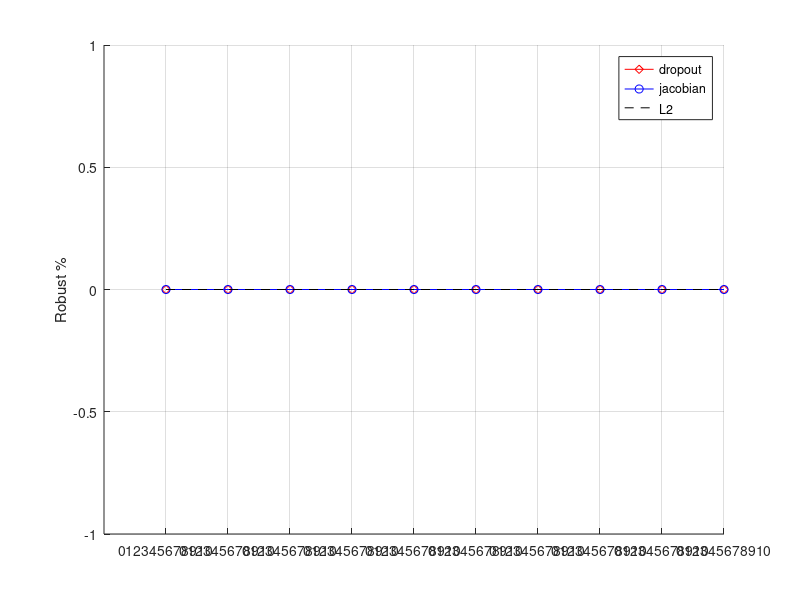
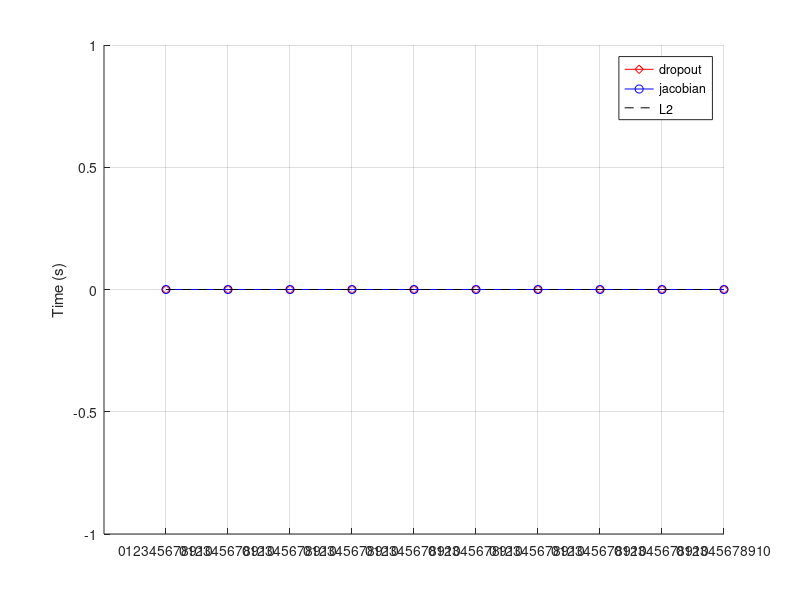
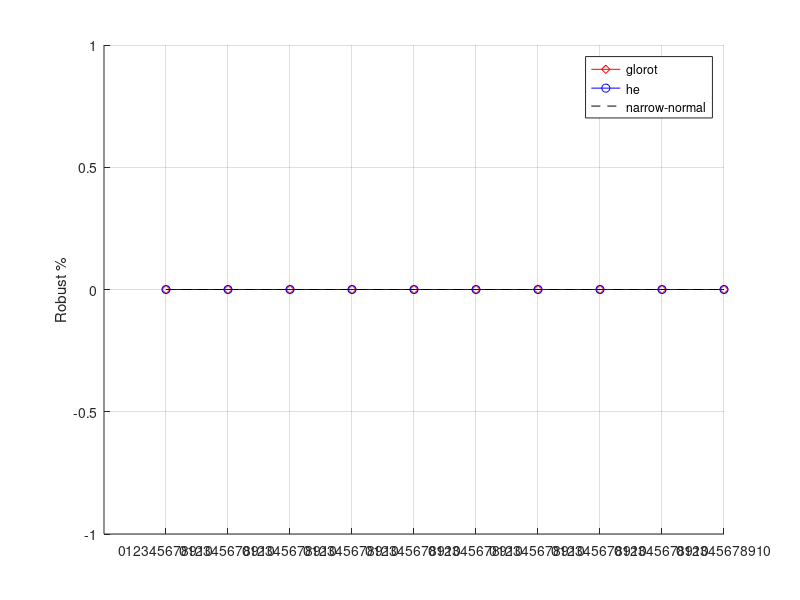
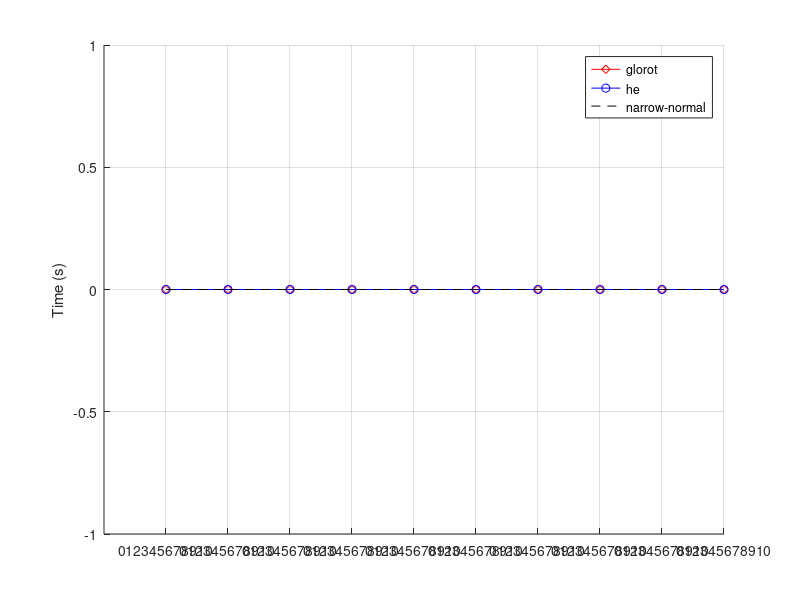

Here is the MATLAB script that generated these plots, in order:
%% Process results
results_folder = dir('results');

% N = 45;

% first load all results
N = length(results_folder)-2;
allRes = cell(N,2);

for i=3:N+2
    ind_res = load(['results', filesep, results_folder(i).name]);
    allRes{i-2,1} = ind_res.res;
    allRes{i-2,2} = results_folder(i).name;
end

%% Analysis per class

% res indexes per class
zero  = [1:10, 101:110];
one   = [11:20, 111:120];
two   = [21:30, 121:130];
three = [31:40, 131:140];
four  = [41:50, 141:150];
five  = [51:60, 151:160];
six   = [61:70, 161:170];
seven = [71:80, 171:180];
eight = [81:90, 181:190];
nine  = [91:100, 191:200];

classes = [zero; one; two; three; four; five; six; seven; eight; nine];

numClasses = 10;
classRes = zeros(numClasses,4);

% Process results per class
for c = 1:numClasses
    idxs = classes(c,:);
    Rob = 0; Unk = 0; Norob = 0; Avgtime = 0;
    for i=1:N
        [rob, unk, norob, time] = process_model_res(allRes{i,1}, idxs);
        Rob = Rob + rob; Unk = Unk + unk; 
        Norob = Norob + norob; Avgtime = Avgtime + time;
    end
    Avgtime = Avgtime/N;
    classRes(c,:) = [Rob, Unk, Norob, Avgtime];
end

%% Analysis per regularizer

regs = ["dropout", "jacobian", "l2"];
Nregs = length(regs);
regRes = zeros(Nregs,4); % dropout, jacobian, l2
idxs = 1:300; % all indexes for the rest of the results

for r = 1:Nregs
    Rob = 0; Unk = 0; Norob = 0; Avgtime = 0;
    count = 0;
    for i=1:N
        if contains(allRes{i,2}, regs(r))
            [rob, unk, norob, time] = process_model_res(allRes{i,1}, idxs);
            Rob = Rob + rob; Unk = Unk + unk; 
            Norob = Norob + norob; Avgtime = Avgtime + time;
            count = count + 1;
        end
    end
    Avgtime = Avgtime/count;
    regRes(r,:) = [Rob, Unk, Norob, Avgtime];
end

%% Analysis per initialization scheme

inits = ["glorot", "he", "narrow"]; 
Ninits = length(inits);
initRes = zeros(Ninits,4);
idxs = 1:300; % all indexes for the rest of the results

for r = 1:Ninits
    Rob = 0; Unk = 0; Norob = 0; Avgtime = 0;
    count = 0;
    for i=1:N
        if contains(allRes{i,2}, inits(r))
            [rob, unk, norob, time] = process_model_res(allRes{i,1}, idxs);
            Rob = Rob + rob; Unk = Unk + unk; 
            Norob = Norob + norob; Avgtime = Avgtime + time;
            count = count + 1;
        end
    end
    Avgtime = Avgtime/count;
    initRes(r,:) = [Rob, Unk, Norob, Avgtime];
end

%% Analysis per seed (0,1,2,3,4)

seeds = ["0", "1", "2", "3", "4"]; 
Nseeds = length(seeds);
seedRes = zeros(Nseeds,4);
idxs = 1:300; % all indexes for the rest of the results

for i=1:N
    loc_seed = mod(i,5);
    if loc_seed == 0
        loc_seed = 5;
    end
    [rob, unk, norob, time] = process_model_res(allRes{i,1}, idxs);
    seedRes(loc_seed, 1) = seedRes(loc_seed, 1)  + rob/2700;
    seedRes(loc_seed, 2) = seedRes(loc_seed, 2)  + unk/2700;
    seedRes(loc_seed, 3) = seedRes(loc_seed, 3)  + norob/2700;
    seedRes(loc_seed, 4) = seedRes(loc_seed, 4)  + time/9;
end


%% Analysis per reg, per init (3 x 3)

% Order:
% dropout (glorot -> he -> narrow) -> jacobian (glorot -> he -> narrow) -> L2 (glorot -> he -> narrow)

regInitRes = zeros(Ninits*Nregs,4);
idxs = 1:300; % all indexes for the rest of the results

for i=1:N
    combo = ceil(i/5);
    [rob, unk, norob, time] = process_model_res(allRes{i,1}, idxs);
    regInitRes(combo,1) = regInitRes(combo,1) + rob; % robust
    regInitRes(combo,2) = regInitRes(combo,2) + unk; % unknown
    regInitRes(combo,3) = regInitRes(combo,3) + norob; % not robust
    regInitRes(combo,4) = regInitRes(combo,4) + time; % computation time
end
regInitRes(:,4) = regInitRes(:,4)/5; % 5 = number of models per combo


%% Analysis per reg per class

% Order:
% dropout (1,2,3,4,5,6) -> jacobian (1,2,3,4,5,6) -> L2 (1,2,3,4,5,6)

regClassRes = zeros(numClasses*Nregs,4);

% Process results per class
for c = 1:numClasses
    idxs = classes(c,:);
    for i=1:N
        [rob, unk, norob, time] = process_model_res(allRes{i,1}, idxs);
        if contains(allRes{i,2}, "dropout")
            regClassRes(c,1) = regClassRes(c,1) + rob;
            regClassRes(c,2) = regClassRes(c,2) + unk;
            regClassRes(c,3) = regClassRes(c,3) + norob;
            regClassRes(c,4) = regClassRes(c,4) + time;
        elseif contains(allRes{i,2}, "jacobian")
            regClassRes(c+numClasses,1) = regClassRes(c+numClasses,1) + rob;
            regClassRes(c+numClasses,2) = regClassRes(c+numClasses,2) + unk;
            regClassRes(c+numClasses,3) = regClassRes(c+numClasses,3) + norob;
            regClassRes(c+numClasses,4) = regClassRes(c+numClasses,4) + time;
        else % L2
            regClassRes(c+numClasses*2,1) = regClassRes(c+numClasses*2,1) + rob;
            regClassRes(c+numClasses*2,2) = regClassRes(c+numClasses*2,2) + unk;
            regClassRes(c+numClasses*2,3) = regClassRes(c+numClasses*2,3) + norob;
            regClassRes(c+numClasses*2,4) = regClassRes(c+numClasses*2,4) + time;
        end
    end
end
regClassRes(:,4) = regClassRes(:,4)/15; % (5 models per init, so 15 models total)


%% Analysis per reg per init per class

regInitClassRes = zeros(numClasses*Nregs*Ninits,4);
% dropout (1 to 18)
% jacobian (19 to 36)
% l2 (37 to 54)

for i=1:N
    combo = floor((i-1)/5);
    for c = 1:numClasses
        idxs = classes(c,:);
        [rob, unk, norob, time] = process_model_res(allRes{i,1}, idxs);
        regInitClassRes(combo*numClasses+c,1) = regInitClassRes(combo*numClasses+c,1) + rob; % robust
        regInitClassRes(combo*numClasses+c,2) = regInitClassRes(combo*numClasses+c,2) + unk; % unknown
        regInitClassRes(combo*numClasses+c,3) = regInitClassRes(combo*numClasses+c,3) + norob; % not robust
        regInitClassRes(combo*numClasses+c,4) = regInitClassRes(combo*numClasses+c,4) + time; % computation time
    end
end
regInitClassRes(:,4) = regInitClassRes(:,4)/5; % 5 = number of models per combo

classNames = ["0", "1", "2", "3", "4", "5", "6", "7", "8", "9", "10"];


%% Visualize results


%% Compare regularization vs classes (TODO)

dropout_class = regInitClassRes(1:10,:) + regInitClassRes(11:20,:) + regInitClassRes(21:30,:);
dropout_class(:,4) = dropout_class(:,4)/15; % compute average time
dropout_class(:,1:3) = dropout_class(:,1:3)/300; % total number of instances (plot as percentage)
jacobian_class = regInitClassRes(31:40,:) + regInitClassRes(41:50,:) + regInitClassRes(51:60,:);
jacobian_class(:,4) = jacobian_class(:,4)/15;
jacobian_class(:,1:3) = jacobian_class(:,1:3)/300; % total number of instanes (plot as percentage)
l2_class= regInitClassRes(61:70,:) + regInitClassRes(71:80,:) + regInitClassRes(81:90,:);
l2_class(:,4) = l2_class(:,4)/15;
l2_class(:,1:3) = l2_class(:,1:3)/300; % total number of instanes (plot as percentage)

% Create figure
figure;
grid;hold on;
plot(1:numClasses, dropout_class(:,1),'r-d');
plot(1:numClasses, jacobian_class(:,1),'b-o');
plot(1:numClasses, l2_class(:,1),'k--');
set(gca, 'xtick', 1:numClasses)
set(gca, 'xticklabel', classNames);
% set(gca, "YTick", 0.9:0.01:1);
% ylim([0.925, 1.005])
ylabel("Robust %");
legend('dropout','jacobian', 'L2', 'Location','best');
exportgraphics(gca, "plots/regRes_vs_class.pdf",'ContentType','vector');

% Create figure
figure;
grid;hold on;
plot(1:numClasses, dropout_class(:,4),'r-d');
plot(1:numClasses, jacobian_class(:,4),'b-o');
plot(1:numClasses, l2_class(:,4),'k--');
set(gca, 'xtick', 1:numClasses)
set(gca, 'xticklabel', classNames);
ylabel("Time (s)")
legend('dropout','jacobian', 'L2', 'Location','best');
exportgraphics(gca, "plots/regTime_vs_class.pdf",'ContentType','vector');


%% Compare initializers vs classes (TODO)

glorot_class = regInitClassRes(1:10,:) + regInitClassRes(31:40,:) + regInitClassRes(61:70,:);
glorot_class(:,4) = glorot_class(:,4)/15; % compute average time
glorot_class(:,1:3) = glorot_class(:,1:3)/300; % total number of instanes (plot as percentage)
he_class = regInitClassRes(11:20,:) + regInitClassRes(41:50,:) + regInitClassRes(71:80,:) ;
he_class(:,4) = he_class(:,4)/15;
he_class(:,1:3) = he_class(:,1:3)/300; % total number of instanes (plot as percentage)
narrow_class = regInitClassRes(21:30,:) + regInitClassRes(51:60,:) + regInitClassRes(81:90,:);
narrow_class(:,4) = narrow_class(:,4)/15;
narrow_class(:,1:3) = narrow_class(:,1:3)/300; % total number of instanes (plot as percentage)

% Create figure
figure;
grid;hold on;
plot(1:numClasses, glorot_class(:,1),'r-d');
plot(1:numClasses, he_class(:,1),'b-o');
plot(1:numClasses, narrow_class(:,1),'k--');
set(gca, 'xtick', 1:numClasses)
set(gca, 'xticklabel', classNames);
% set(gca, "YTick", 0.9:0.01:1);
% ylim([0.925, 1.005])
ylabel("Robust %");
legend('glorot','he', 'narrow-normal', 'Location','best');
exportgraphics(gca, "plots/initRes_vs_class.pdf",'ContentType','vector');

% Create figure
figure;
grid;hold on;
plot(1:numClasses, glorot_class(:,4),'r-d');
plot(1:numClasses, he_class(:,4),'b-o');
plot(1:numClasses, narrow_class(:,4),'k--');
set(gca, 'xtick', 1:numClasses)
set(gca, 'xticklabel', classNames);
ylabel("Time (s)")
legend('glorot','he', 'narrow-normal', 'Location','best');
exportgraphics(gca, "plots/initTime_vs_class.pdf",'ContentType','vector');

%% Compare seeds vs classes (TODO)

% zero_seed = [];
% one_seed = [];
% two_seed = [];
% three_seed = [];
% four_seed = [];
% 
% % Create figure
% figure;
% grid;hold on;
% set(gca, 'xtick', 1:numClasses)
% set(gca, 'xticklabel', classNames);
% % set(gca, "YTick", 0.9:0.01:1);
% % ylim([0.925, 1.005])
% ylabel("Robust %");
% legend('glorot','he', 'narrow-normal', 'Location','best');
% exportgraphics(gca, "plots/initRes_vs_class.pdf",'ContentType','vector');
% 
% % Create figure
% figure;
% grid;hold on;
% set(gca, 'xtick', 1:numClasses)
% set(gca, 'xticklabel', classNames);
% ylabel("Time (s)")
% legend('glorot','he', 'narrow-normal', 'Location','best');
% exportgraphics(gca, "plots/initTime_vs_class.pdf",'ContentType','vector');


%% Compare combinations vs classes (TODO)

% Create figure
figure;
grid;hold on;
plot(1:numClasses, regInitClassRes(1:10,1)/100,'--d', 'Color', "#A2142F");
plot(1:numClasses, regInitClassRes(11:20,1)/100,'b-o');
plot(1:numClasses, regInitClassRes(21:30,1)/100,'k--.');
plot(1:numClasses, regInitClassRes(31:40,1)/100,'m-x');
plot(1:numClasses, regInitClassRes(41:50,1)/100,'-v', 'Color', "#EDB120");
plot(1:numClasses, regInitClassRes(51:60,1)/100,'--', 'Color','#808080');
plot(1:numClasses, regInitClassRes(61:70,1)/100,'->', 'Color', "#D95319");
plot(1:numClasses, regInitClassRes(71:80,1)/100,'-s', 'Color', "#7E2F8E");
plot(1:numClasses, regInitClassRes(81:90,1)/100,'--+', 'Color', "#77AC30");
set(gca, 'xtick', 1:numClasses)
set(gca, 'xticklabel', classNames);
% set(gca, "YTick", 0.9:0.01:1);
% ylim([0.925, 1.005])
ylabel("Robust %");
legend('dropout_G','dropout_H', 'dropout_N', 'jacobian_G','jacobian_H',...
    'jacobian_N', 'L2_G','L2_H', 'L2_N', 'Location','best');
exportgraphics(gca, "plots/comboRes_vs_class.pdf",'ContentType','vector');

% Create figure
figure;
grid; hold on;
plot(1:numClasses, regInitClassRes(1:10,4),'--d', 'Color', "#A2142F");
plot(1:numClasses, regInitClassRes(11:20,4),'b-o');
plot(1:numClasses, regInitClassRes(21:30,4),'k--.');
plot(1:numClasses, regInitClassRes(31:40,4),'m-x');
plot(1:numClasses, regInitClassRes(41:50,4),'-v', 'Color', "#EDB120");
plot(1:numClasses, regInitClassRes(51:60,4),'--', 'Color','#808080');
plot(1:numClasses, regInitClassRes(61:70,4),'->', 'Color', "#D95319");
plot(1:numClasses, regInitClassRes(71:80,4),'-s', 'Color', "#7E2F8E");
plot(1:numClasses, regInitClassRes(81:90,4),'--+', 'Color', "#77AC30");
set(gca, 'xtick', 1:numClasses)
set(gca, 'xticklabel', classNames);
ylabel("Time (s)")
legend('dropout_G','dropout_H', 'dropout_N', 'jacobian_G','jacobian_H',...
    'jacobian_N', 'L2_G','L2_H', 'L2_N', 'Location','best');
exportgraphics(gca, "plots/comboTime_vs_class.pdf",'ContentType','vector');

%% Helper functions

% Process results per model
function [rob, unk, norob, avg_time] = process_model_res(res, idxs)
    rob   = sum(res(idxs,1) == 1);
    unk   = sum(res(idxs,1) == 2);
    norob = sum(res(idxs,1) == 0);
    avg_time = sum(res(idxs,2))/length(idxs);
end

